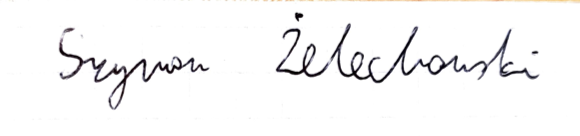
#> input picture img/in/person1_1.png, 580 x 136 px; its folder holds only this picture in this run
$ python source.py
#> lines starting #> are read from the running program, lines starting #| are printed output that depends on the picture; after the words box and inside, x2 and y2 are one past the last pixel; in counts of white or black regions, pixels touching at a corner belong together
from skimage import data
from skimage.morphology import skeletonize
from skimage.feature import hog
import cv2
import os
from PIL import Image
import numpy as np
from scipy.ndimage import label
import csv

def con_img_gray_scale():
    path = "img/in"
    output_path = "img/out"
    rows = []

    if not os.path.isdir(path):
        print(f"Błąd: Folder {path} nie istnieje.")

    if not os.path.exists(output_path):
        os.makedirs(output_path)

    for filename in os.listdir(path):
        if filename.lower().endswith(('.png','.jpg','.jpeg')):
            file_path = os.path.join(path,filename)
            try:
                img = cv2.imread(file_path, cv2.IMREAD_GRAYSCALE)
#> img: shape (136, 580); min 0, max 255, mean 246.3
                if img is None:
                    raise ValueError("Nie udało wczytać obrazu")

                img = cv2.resize(img, (512, 128), interpolation=cv2.INTER_AREA)
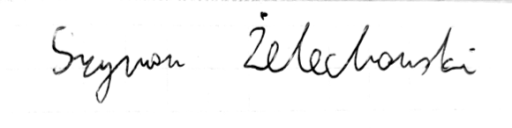
#> img: shape (128, 512); min 0, max 255, mean 246.3

                _, binary = cv2.threshold(img, 0, 255, cv2.THRESH_BINARY_INV + cv2.THRESH_OTSU)
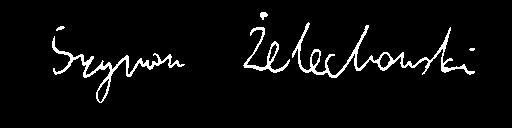
#> binary: shape (128, 512); 4.3% white in thin lines or dots, all inside (x1, y1, x2, y2) = (52, 12, 475, 103)

                binary_bool = binary > 0
                skeleton = skeletonize(binary_bool)
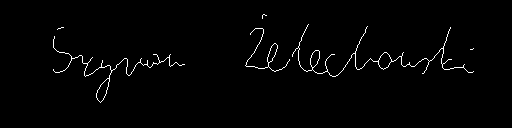
#> skeleton: shape (128, 512) bool; 1.4% white in thin lines or dots, all inside (x1, y1, x2, y2) = (53, 14, 474, 103)
                skeleton_uint8 = (skeleton * 255).astype(np.uint8)

                cv2.imwrite(os.path.join(output_path, f"binary_{filename}"), binary)
                cv2.imwrite(os.path.join(output_path, f"skeleton_{filename}"), skeleton_uint8)

                features = extract_features(skeleton_uint8)
                label = filename[6].upper()
                rows.append([label] + list(features.values()))


            except Exception as e:
                print(f"Uszkodzony plik: {filename}\t| Błąd {e}")
    if rows:
        header = ['label'] + list(features.keys())
        with open("features.csv", "w", newline='') as f:
            writer = csv.writer(f)
            writer.writerow(header)
            writer.writerows(rows)

def extract_features(final_skeleton):
    features = {}

    endpoints = count_endpoints(final_skeleton)
    branches = count_branch_points(final_skeleton)

    features["endpoints"] = len(endpoints)
    features["branch_points"] = len(branches)
    features["skeleton_length"] = np.count_nonzero(final_skeleton)

    features["avg_distance"] = average_distance_between_points(endpoints, branches)
    features["connected_components"] = count_connected_components(final_skeleton)
    features["extent"] = skeleton_extent(final_skeleton)
    features["density"] = skeleton_density(final_skeleton)

    return features

def count_endpoints(skel):
    skel = skel // 255
    endpoints = []
    for i in range(1, skel.shape[0] - 1):
        for j in range(1, skel.shape[1] - 1):
            if skel[i, j] == 1:
                region = skel[i-1:i+2, j-1:j+2]
                if np.sum(region) - 1 == 1:
                    endpoints.append((i, j))
#> after the loop, endpoints = 28 pairs, first value 15 to 73, second value 53 to 473
    return endpoints

def count_branch_points(skel):
    skel = skel // 255
    branches = []
    for i in range(1, skel.shape[0] - 1):
        for j in range(1, skel.shape[1] - 1):
            if skel[i, j] == 1:
                region = skel[i-1:i+2, j-1:j+2]
                neighbors = np.sum(region) - 1
                if neighbors >= 3:
                    branches.append((i, j))
#> after the loop, branches = 72 pairs, first value 47 to 79, second value 71 to 463
    return branches

def average_distance_between_points(endpoints, branches):
    points = np.array(endpoints + branches)
#> points = 100 pairs, first value 15 to 79, second value 53 to 473
    if len(points) < 2:
        return 0
    dists = []
    for i in range(len(points)):
        for j in range(i+1, len(points)):
            dists.append(np.linalg.norm(points[i] - points[j]))
#> this loop made 100 passes
#> after the loop, dists = 4950 values, max 420.5 at index 870, min 1 at index 1994, mean 160.5
    return np.mean(dists)

def count_connected_components(skel):
    skel_bin = skel > 0
    labeled, num = label(skel_bin)
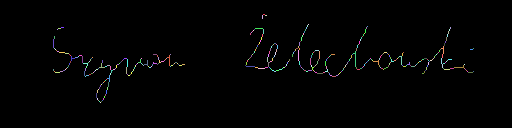
#> labeled: shape (128, 512) int32; 387 distinct labels, from 0 to 386; one colour per label, 0 black
#> num = 386
    return num

def skeleton_extent(skel):
    coords = np.column_stack(np.where(skel == 255))
#> coords = 919 pairs, first value 14 to 102, second value 53 to 473
    if coords.size == 0:
        return 0
    height = coords[:, 0].max() - coords[:, 0].min() + 1
#> height = 89
    width = coords[:, 1].max() - coords[:, 1].min() + 1
#> width = 421
    return height / width if width != 0 else 0

def skeleton_density(skel):
    coords = np.column_stack(np.where(skel == 255))
    if coords.size == 0:
        return 0
    h = coords[:, 0].max() - coords[:, 0].min() + 1
#> h = 89
    w = coords[:, 1].max() - coords[:, 1].min() + 1
#> w = 421
    return len(coords) / (h * w)

def print_features(features_dict, filename):
    print(f"{filename}:")
    for feature_name, feature_value in features_dict.items():
        print(f"  {feature_name}: {feature_value}")
    print()  # Pusta linia

if __name__ == "__main__":
    con_img_gray_scale()
#> in con_img_gray_scale, `features = extract_features(skeleton_uint8)`: features = {'endpoints': 28, 'branch_points': 72, 'skeleton_length': 919, 'avg_distance': 160.5, 'connected_components': 386, 'extent': 0.211, 'density': 0.0245}
#> in con_img_gray_scale, `header = ['label'] + list(features.keys())`: header = ['label', 'endpoints', 'branch_points', 'skeleton_length', 'avg_distance', 'connected_components', 'extent', 'density']

$ run again, on img/in/person1_5.png
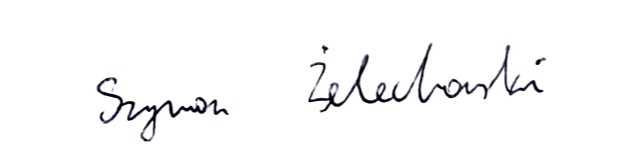
#> input picture img/in/person1_5.png, 624 x 164 px
#> in con_img_gray_scale, `_, binary = cv2.threshold(img, 0, 255, cv2.THRESH_BINARY_INV + cv2.THR..`:
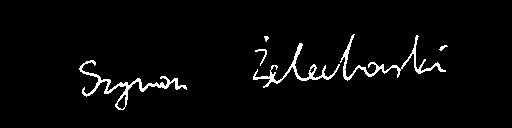
#> binary: shape (128, 512); 3% white in thin lines or dots, all inside (x1, y1, x2, y2) = (79, 34, 448, 110)
#> in con_img_gray_scale, `skeleton = skeletonize(binary_bool)`:
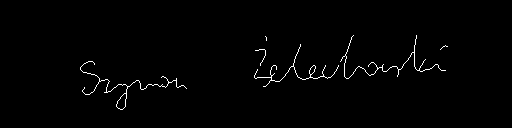
#> skeleton: shape (128, 512) bool; 1.1% white in thin lines or dots, all inside (x1, y1, x2, y2) = (80, 35, 448, 110)
#> after the loop in count_endpoints, `for i in range(1, skel.shape[0] - 1):`: endpoints = 28 pairs, first value 35 to 92, second value 84 to 447
#> after the loop in count_branch_points, `for i in range(1, skel.shape[0] - 1):`: branches = 66 pairs, first value 51 to 94, second value 99 to 419
#> points = 94 pairs, first value 35 to 94, second value 84 to 447
#> the loop in average_distance_between_points, `for i in range(len(points)):` made 94 passes
#> after the loop in average_distance_between_points, `for i in range(len(points)):`: dists = 4371 values, max 365.3 at index 474, min 1 at index 1859, mean 125.7
#> labeled: shape (128, 512) int32; 288 distinct labels, from 0 to 287
#> num = 287
#> in skeleton_extent, `coords = np.column_stack(np.where(skel == 255))`: coords = 702 pairs, first value 35 to 109, second value 80 to 447
#> height = 75
#> width = 368
#> h = 75
#> w = 368
#> features = {'endpoints': 28, 'branch_points': 66, 'skeleton_length': 702, 'avg_distance': 125.7, 'connected_components': 287, 'extent': 0.204, 'density': 0.0254}
#> header = ['label', 'endpoints', 'branch_points', 'skeleton_length', 'avg_distance', 'connected_components', 'extent', 'density']

$ run again, on img/in/person2_1.png
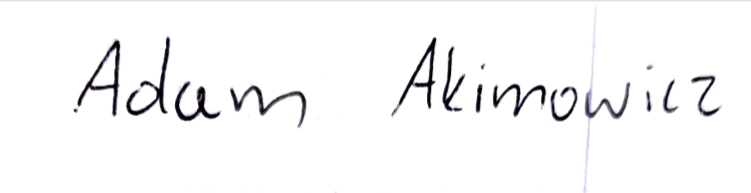
#> input picture img/in/person2_1.png, 751 x 193 px
#> in con_img_gray_scale, `_, binary = cv2.threshold(img, 0, 255, cv2.THRESH_BINARY_INV + cv2.THR..`:
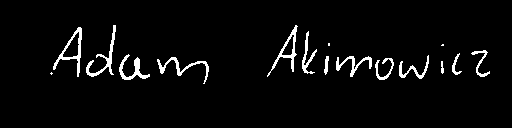
#> binary: shape (128, 512); 3.7% white; 16 white regions (3 under 20 px), largest, box (x1, y1, x2, y2) and area: (53, 27, 82, 77) 316, (86, 25, 116, 77) 302, (267, 25, 298, 77) 284
#> skeleton: shape (128, 512) bool; 1.2% white in thin lines or dots, all inside (x1, y1, x2, y2) = (51, 25, 489, 83)
#> after the loop in count_endpoints, `for i in range(1, skel.shape[0] - 1):`: endpoints = 36 pairs, first value 25 to 82, second value 54 to 488
#> after the loop in count_branch_points, `for i in range(1, skel.shape[0] - 1):`: branches = 40 pairs, first value 32 to 72, second value 60 to 353
#> points = 76 pairs, first value 25 to 82, second value 54 to 488
#> the loop in average_distance_between_points, `for i in range(len(points)):` made 76 passes
#> after the loop in average_distance_between_points, `for i in range(len(points)):`: dists = 2850 values, max 434 at index 1317, min 1 at index 2071, mean 147.8
#> in count_connected_components, `labeled, num = label(skel_bin)`:
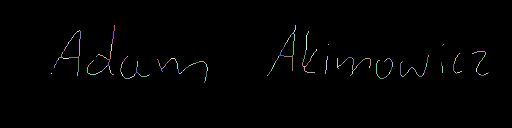
#> labeled: shape (128, 512) int32; 299 distinct labels, from 0 to 298; one colour per label, 0 black
#> num = 298
#> in skeleton_extent, `coords = np.column_stack(np.where(skel == 255))`: coords = 796 pairs, first value 25 to 82, second value 51 to 488
#> height = 58
#> width = 438
#> h = 58
#> w = 438
#> features = {'endpoints': 36, 'branch_points': 40, 'skeleton_length': 796, 'avg_distance': 147.8, 'connected_components': 298, 'extent': 0.132, 'density': 0.0313}
#> header = ['label', 'endpoints', 'branch_points', 'skeleton_length', 'avg_distance', 'connected_components', 'extent', 'density']

$ run again, on img/in/person2_2.png
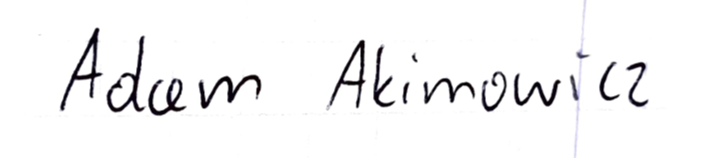
#> input picture img/in/person2_2.png, 702 x 158 px
#> in con_img_gray_scale, `_, binary = cv2.threshold(img, 0, 255, cv2.THRESH_BINARY_INV + cv2.THR..`:
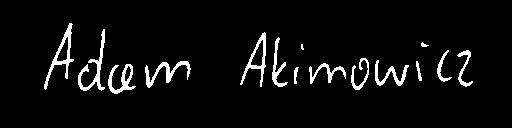
#> binary: shape (128, 512); 4.9% white; 15 white regions (1 under 20 px), largest, box (x1, y1, x2, y2) and area: (44, 23, 74, 90) 420, (78, 29, 105, 91) 401, (145, 61, 191, 88) 370
#> skeleton: shape (128, 512) bool; 1.4% white in thin lines or dots, all inside (x1, y1, x2, y2) = (45, 24, 473, 92)
#> after the loop in count_endpoints, `for i in range(1, skel.shape[0] - 1):`: endpoints = 40 pairs, first value 24 to 88, second value 45 to 472
#> after the loop in count_branch_points, `for i in range(1, skel.shape[0] - 1):`: branches = 48 pairs, first value 34 to 87, second value 54 to 391
#> points = 88 pairs, first value 24 to 88, second value 45 to 472
#> the loop in average_distance_between_points, `for i in range(len(points)):` made 88 passes
#> after the loop in average_distance_between_points, `for i in range(len(points)):`: dists = 3828 values, max 427.1 at index 2294, min 1 at index 2701, mean 147.1
#> in count_connected_components, `labeled, num = label(skel_bin)`:
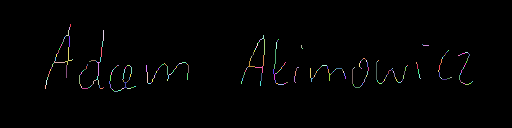
#> labeled: shape (128, 512) int32; 311 distinct labels, from 0 to 310; one colour per label, 0 black
#> num = 310
#> in skeleton_extent, `coords = np.column_stack(np.where(skel == 255))`: coords = 948 pairs, first value 24 to 91, second value 45 to 472
#> height = 68
#> width = 428
#> h = 68
#> w = 428
#> features = {'endpoints': 40, 'branch_points': 48, 'skeleton_length': 948, 'avg_distance': 147.1, 'connected_components': 310, 'extent': 0.159, 'density': 0.0326}
#> header = ['label', 'endpoints', 'branch_points', 'skeleton_length', 'avg_distance', 'connected_components', 'extent', 'density']

$ run again, on img/in/person1_2.png
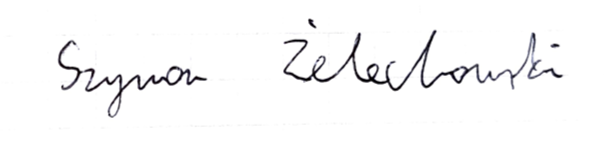
#> input picture img/in/person1_2.png, 604 x 144 px
#> binary: shape (128, 512); 3.8% white in thin lines or dots, all inside (x1, y1, x2, y2) = (49, 17, 477, 104)
#> skeleton: shape (128, 512) bool; 1.3% white in thin lines or dots, all inside (x1, y1, x2, y2) = (50, 19, 476, 104)
#> after the loop in count_endpoints, `for i in range(1, skel.shape[0] - 1):`: endpoints = [(19, 263), (23, 266), (27, 368), (29, 305), (29, 451), (37, 241), (39, 64), (40, 468), (40, 472), (47, 451), (53, 268), (53, 451), (53, 457), (54, 334), (58, 266), (65, 415), (66, 130), (67, 475), (68, 91), (69, 173), (76, 52), (77, 434)]
#> after the loop in count_branch_points, `for i in range(1, skel.shape[0] - 1):`: branches = 70 pairs, first value 33 to 86, second value 66 to 453
#> points = 92 pairs, first value 19 to 86, second value 52 to 475
#> the loop in average_distance_between_points, `for i in range(len(points)):` made 92 passes
#> after the loop in average_distance_between_points, `for i in range(len(points)):`: dists = 4186 values, max 423.1 at index 1413, min 1 at index 1301, mean 159.8
#> in count_connected_components, `labeled, num = label(skel_bin)`:
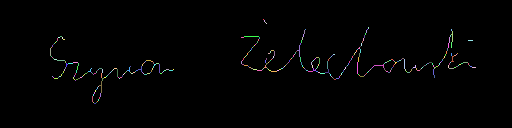
#> labeled: shape (128, 512) int32; 370 distinct labels, from 0 to 369; one colour per label, 0 black
#> num = 369
#> in skeleton_extent, `coords = np.column_stack(np.where(skel == 255))`: coords = 861 pairs, first value 19 to 103, second value 50 to 475
#> height = 85
#> width = 426
#> h = 85
#> w = 426
#> features = {'endpoints': 22, 'branch_points': 70, 'skeleton_length': 861, 'avg_distance': 159.8, 'connected_components': 369, 'extent': 0.2, 'density': 0.0238}
#> header = ['label', 'endpoints', 'branch_points', 'skeleton_length', 'avg_distance', 'connected_components', 'extent', 'density']
